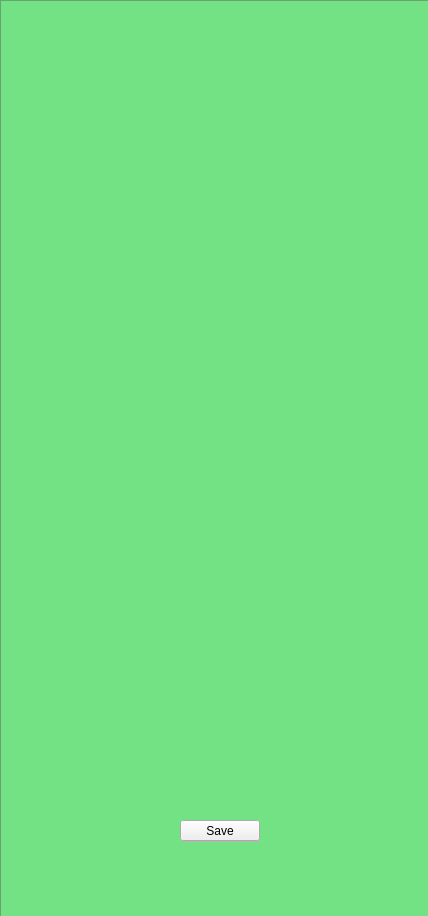
<?xml version="1.0" encoding="UTF-8"?>
<ui version="4.0">
 <class>AffineTransformWindow</class>
 <widget class="QMainWindow" name="AffineTransformWindow">
  <property name="geometry">
   <rect>
    <x>0</x>
    <y>0</y>
    <width>428</width>
    <height>916</height>
   </rect>
  </property>
  <property name="windowTitle">
   <string>MainWindow</string>
  </property>
  <widget class="QWidget" name="centralwidget">
   <widget class="CustomGraphicsView" name="graphicsView">
    <property name="geometry">
     <rect>
      <x>0</x>
      <y>0</y>
      <width>431</width>
      <height>921</height>
     </rect>
    </property>
    <property name="styleSheet">
     <string notr="true">
background: #73E285;</string>
    </property>
   </widget>
   <widget class="QPushButton" name="pushButton">
    <property name="geometry">
     <rect>
      <x>180</x>
      <y>820</y>
      <width>80</width>
      <height>21</height>
     </rect>
    </property>
    <property name="text">
     <string>Save</string>
    </property>
   </widget>
  </widget>
 </widget>
 <customwidgets>
  <customwidget>
   <class>CustomGraphicsView</class>
   <extends>QGraphicsView</extends>
   <header location="global">customgraphicsview.h</header>
  </customwidget>
 </customwidgets>
 <resources/>
 <connections/>
</ui>
